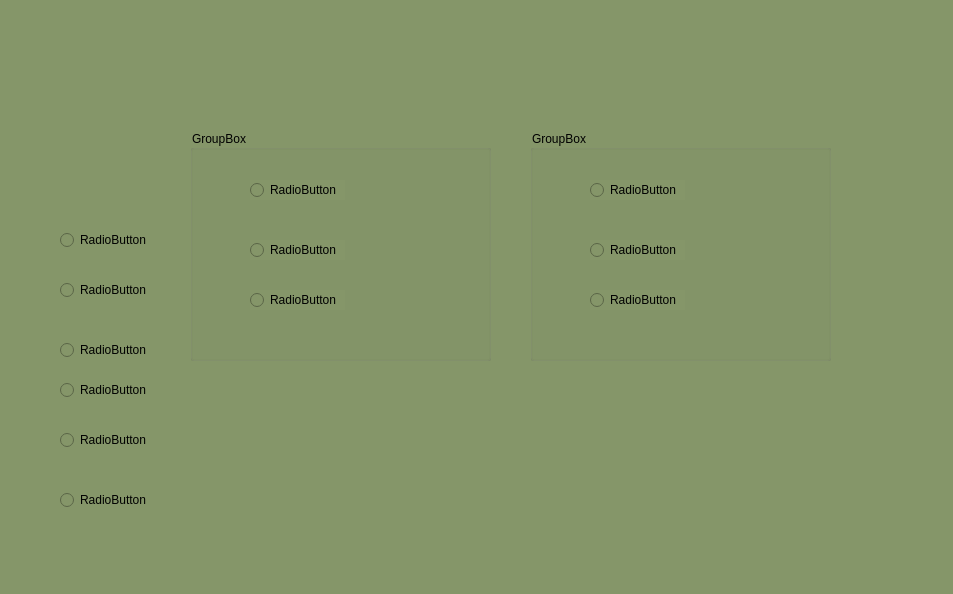
<?xml version="1.0" encoding="UTF-8"?>
<ui version="4.0">
 <class>MainWindow</class>
 <widget class="QMainWindow" name="MainWindow">
  <property name="geometry">
   <rect>
    <x>0</x>
    <y>0</y>
    <width>953</width>
    <height>594</height>
   </rect>
  </property>
  <property name="windowTitle">
   <string>MainWindow</string>
  </property>
  <property name="styleSheet">
   <string notr="true">background-color: rgb(133, 150, 105);</string>
  </property>
  <widget class="QWidget" name="centralwidget">
   <widget class="QLabel" name="label_logouat">
    <property name="geometry">
     <rect>
      <x>10</x>
      <y>10</y>
      <width>271</width>
      <height>101</height>
     </rect>
    </property>
    <property name="text">
     <string/>
    </property>
    <property name="pixmap">
     <pixmap resource="../Imagenes/recursos1.qrc">:/logos/LogoUAT.png</pixmap>
    </property>
    <property name="scaledContents">
     <bool>true</bool>
    </property>
   </widget>
   <widget class="QLabel" name="label_logofit">
    <property name="geometry">
     <rect>
      <x>630</x>
      <y>0</y>
      <width>291</width>
      <height>111</height>
     </rect>
    </property>
    <property name="text">
     <string/>
    </property>
    <property name="pixmap">
     <pixmap resource="../Imagenes/recursos1.qrc">:/logos/LogoFIT.png</pixmap>
    </property>
    <property name="scaledContents">
     <bool>true</bool>
    </property>
   </widget>
   <widget class="QLabel" name="label_logoequipo">
    <property name="geometry">
     <rect>
      <x>720</x>
      <y>400</y>
      <width>211</width>
      <height>131</height>
     </rect>
    </property>
    <property name="text">
     <string/>
    </property>
    <property name="pixmap">
     <pixmap resource="../Imagenes/recursos1.qrc">:/logos/LogoEquipo.jpeg</pixmap>
    </property>
    <property name="scaledContents">
     <bool>true</bool>
    </property>
   </widget>
   <widget class="QRadioButton" name="radioButton">
    <property name="geometry">
     <rect>
      <x>60</x>
      <y>230</y>
      <width>95</width>
      <height>20</height>
     </rect>
    </property>
    <property name="text">
     <string>RadioButton</string>
    </property>
   </widget>
   <widget class="QRadioButton" name="radioButton_2">
    <property name="geometry">
     <rect>
      <x>60</x>
      <y>280</y>
      <width>95</width>
      <height>20</height>
     </rect>
    </property>
    <property name="text">
     <string>RadioButton</string>
    </property>
   </widget>
   <widget class="QRadioButton" name="radioButton_3">
    <property name="geometry">
     <rect>
      <x>60</x>
      <y>340</y>
      <width>95</width>
      <height>20</height>
     </rect>
    </property>
    <property name="text">
     <string>RadioButton</string>
    </property>
   </widget>
   <widget class="QGroupBox" name="groupBox">
    <property name="geometry">
     <rect>
      <x>190</x>
      <y>130</y>
      <width>301</width>
      <height>231</height>
     </rect>
    </property>
    <property name="title">
     <string>GroupBox</string>
    </property>
    <widget class="QRadioButton" name="radioButton_4">
     <property name="geometry">
      <rect>
       <x>60</x>
       <y>50</y>
       <width>95</width>
       <height>20</height>
      </rect>
     </property>
     <property name="text">
      <string>RadioButton</string>
     </property>
    </widget>
    <widget class="QRadioButton" name="radioButton_5">
     <property name="geometry">
      <rect>
       <x>60</x>
       <y>110</y>
       <width>95</width>
       <height>20</height>
      </rect>
     </property>
     <property name="text">
      <string>RadioButton</string>
     </property>
    </widget>
    <widget class="QRadioButton" name="radioButton_6">
     <property name="geometry">
      <rect>
       <x>60</x>
       <y>160</y>
       <width>95</width>
       <height>20</height>
      </rect>
     </property>
     <property name="text">
      <string>RadioButton</string>
     </property>
    </widget>
   </widget>
   <widget class="QGroupBox" name="groupBox_2">
    <property name="geometry">
     <rect>
      <x>530</x>
      <y>130</y>
      <width>301</width>
      <height>231</height>
     </rect>
    </property>
    <property name="title">
     <string>GroupBox</string>
    </property>
    <widget class="QRadioButton" name="radioButton_10">
     <property name="geometry">
      <rect>
       <x>60</x>
       <y>50</y>
       <width>95</width>
       <height>20</height>
      </rect>
     </property>
     <property name="text">
      <string>RadioButton</string>
     </property>
    </widget>
    <widget class="QRadioButton" name="radioButton_11">
     <property name="geometry">
      <rect>
       <x>60</x>
       <y>110</y>
       <width>95</width>
       <height>20</height>
      </rect>
     </property>
     <property name="text">
      <string>RadioButton</string>
     </property>
    </widget>
    <widget class="QRadioButton" name="radioButton_12">
     <property name="geometry">
      <rect>
       <x>60</x>
       <y>160</y>
       <width>95</width>
       <height>20</height>
      </rect>
     </property>
     <property name="text">
      <string>RadioButton</string>
     </property>
    </widget>
   </widget>
   <widget class="QRadioButton" name="radioButton_13">
    <property name="geometry">
     <rect>
      <x>60</x>
      <y>430</y>
      <width>95</width>
      <height>20</height>
     </rect>
    </property>
    <property name="text">
     <string>RadioButton</string>
    </property>
   </widget>
   <widget class="QRadioButton" name="radioButton_14">
    <property name="geometry">
     <rect>
      <x>60</x>
      <y>380</y>
      <width>95</width>
      <height>20</height>
     </rect>
    </property>
    <property name="text">
     <string>RadioButton</string>
    </property>
   </widget>
   <widget class="QRadioButton" name="radioButton_15">
    <property name="geometry">
     <rect>
      <x>60</x>
      <y>490</y>
      <width>95</width>
      <height>20</height>
     </rect>
    </property>
    <property name="text">
     <string>RadioButton</string>
    </property>
   </widget>
  </widget>
  <widget class="QMenuBar" name="menubar">
   <property name="geometry">
    <rect>
     <x>0</x>
     <y>0</y>
     <width>953</width>
     <height>26</height>
    </rect>
   </property>
  </widget>
  <widget class="QStatusBar" name="statusbar"/>
 </widget>
 <resources>
  <include location="../Imagenes/recursos1.qrc"/>
 </resources>
 <connections/>
</ui>
